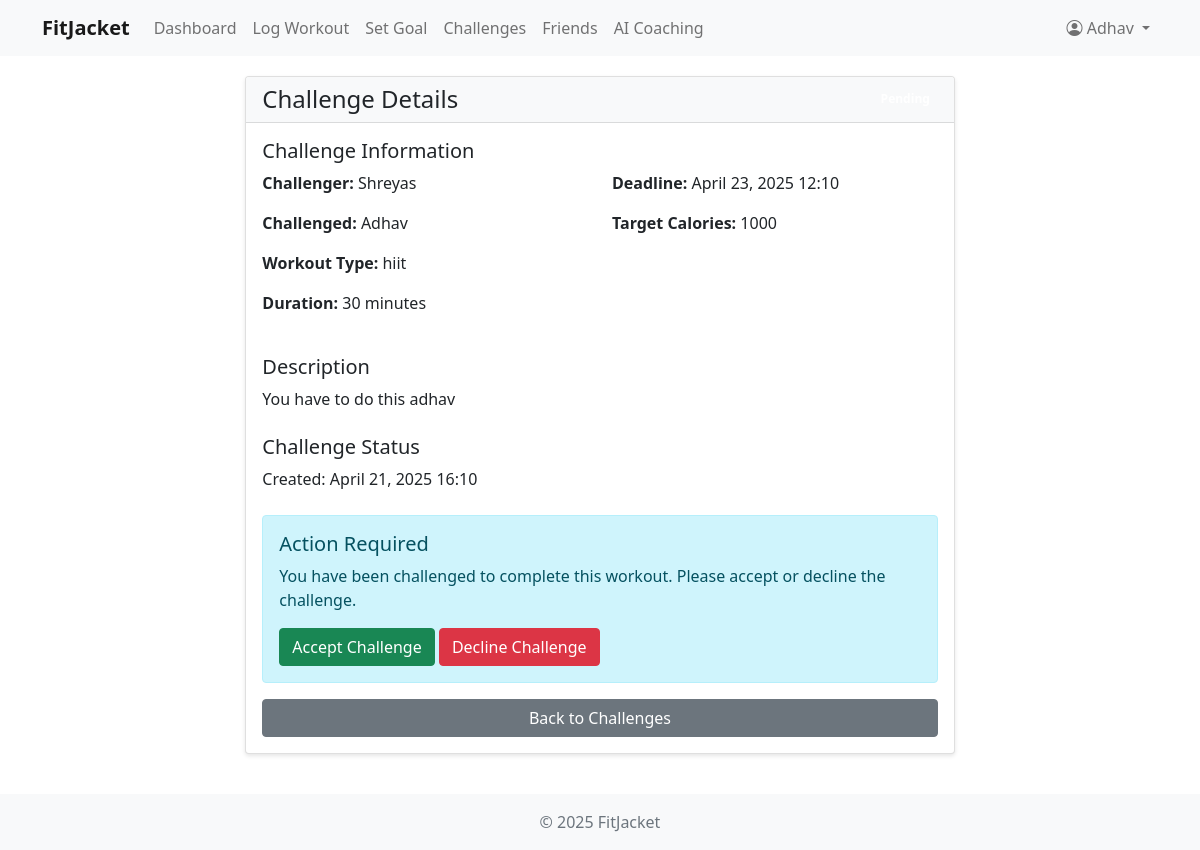
Before: /challenges/1/ (signed in) with the older database file.
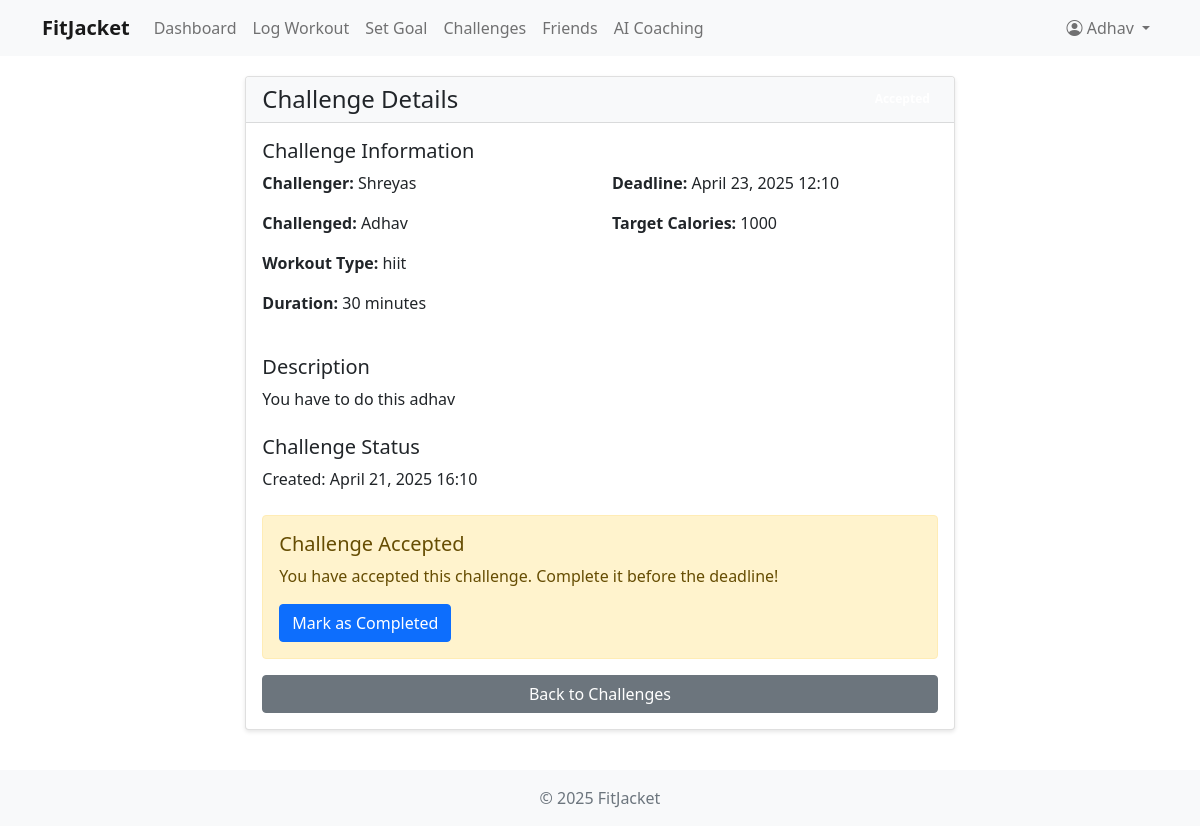
After: the same page with the newer database file.
### fitness/views.py (the view, shortened to what this page needs)
# urls.py: path('challenges/<int:challenge_id>/', views.challenge_detail, name='challenge_detail'),
@login_required
def challenge_detail(request, challenge_id):
    challenge = get_object_or_404(Challenge, id=challenge_id)
    if request.user != challenge.challenger and request.user != challenge.challenged:
        raise Http404("Challenge not found")
    return render(request, 'fitness/challenge_detail.html', {
        'challenge': challenge,
        'title': 'Challenge Details'
    })

### fitness/templates/fitness/challenge_detail.html (shortened to what this page needs)
{% extends 'fitness/base.html' %}
{% block content %}
<div class="container">
    <div class="row justify-content-center">
        <div class="col-md-8">
            <div class="card">
                <div class="card-header">
                    <div class="d-flex justify-content-between align-items-center">
                        <h4 class="mb-0">Challenge Details</h4>
                        <span class="badge bg-{{ challenge.status|default:'secondary' }}">
                        </span>
                    </div>
                </div>
                <div class="card-body">
                    <div class="mb-4">
                        <h5>Challenge Information</h5>
                        <div class="row">
                            <div class="col-md-6">
                                <p><strong>Challenger:</strong> {{ challenge.challenger.username }}</p>
                                <p><strong>Challenged:</strong> {{ challenge.challenged.username }}</p>
                                <p><strong>Workout Type:</strong> {{ challenge.workout_type }}</p>
                                <p><strong>Duration:</strong> {{ challenge.duration }} minutes</p>
                            </div>
                            <div class="col-md-6">
                                <p><strong>Deadline:</strong> {{ challenge.deadline|date:"F d, Y H:i" }}</p>
                                {% if challenge.calories_target %}
                                    <p><strong>Target Calories:</strong> {{ challenge.calories_target }}</p>
                                {% endif %}
                            </div>
                        </div>
                    </div>
                    {% if challenge.description %}
                        <div class="mb-4">
                            <h5>Description</h5>
                            <p>{{ challenge.description }}</p>
                        </div>
                    {% endif %}
                    <div class="mb-4">
                        <h5>Challenge Status</h5>
                        <p>Created: {{ challenge.created_at|date:"F d, Y H:i" }}</p>
                    </div>
                    {% if challenge.status == 'pending' and request.user == challenge.challenged %}
                        <div class="alert alert-info">
                            <h5>Action Required</h5>
                            <p>You have been challenged to complete this workout. Please accept or decline the challenge.</p>
                            <form method="post" class="d-inline">
                                <button type="submit" name="action" value="accept" class="btn btn-success">
                                    Accept Challenge
                                </button>
                                <button type="submit" name="action" value="decline" class="btn btn-danger">
                                    Decline Challenge
                                </button>
                            </form>
                        </div>
                    {% elif challenge.status == 'accepted' and request.user == challenge.challenged %}
                        <div class="alert alert-warning">
                            <h5>Challenge Accepted</h5>
                            <p>You have accepted this challenge. Complete it before the deadline!</p>
                            <form method="post" class="d-inline">
                                <button type="submit" name="action" value="complete" class="btn btn-primary">
                                    Mark as Completed
                                </button>
                            </form>
                        </div>
                    {% endif %}
                    <div class="d-grid gap-2">
                        <a href="{% url 'challenges' %}" class="btn btn-secondary">Back to Challenges</a>
                    </div>
                </div>
            </div>
        </div>
    </div>
</div>
{% endblock %}

Changed rows visible on the page:
changed Challenge "hiit": status "pending" → "accepted" (drawn)
Other visible differences:
text no longer shown: "Action Required You have been challenged to complete this workout. Please accept or decline the challenge. Accept Challenge Decline Challenge"
text now shown: "Challenge Accepted You have accepted this challenge. Complete it before the deadline! Mark as Completed"
